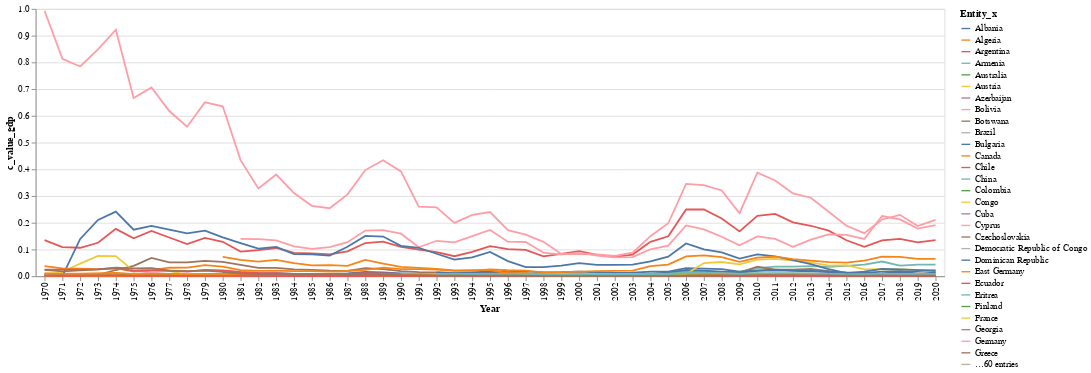

The notebook cell this image was saved under:
### Code cell
alt.Chart(c_merge_gdp).mark_line().encode(
    x='Year',
    y='c_value_gdp',
    color='Entity_x',
    tooltip=['Entity_x', 'Year', 'c_value_gdp']
)

### Figure 1 — Vega-Lite specification as saved in the notebook (floating-point values rounded to 4 significant figures; data arrays with more than 128 entries replaced by an {"elided": "..."} marker saying what was removed)
{"config": {"view": {"continuousWidth": 300, "continuousHeight": 300}}, "data": {"name": "data-d90dd9514b34cdda13dddb002ff7611c"}, "mark": {"type": "line"}, "encoding": {"color": {"field": "Entity_x", "type": "nominal"}, "tooltip": [{"field": "Entity_x", "type": "nominal"}, {"field": "Year", "type": "nominal"}, {"field": "c_value_gdp", "type": "quantitative"}], "x": {"field": "Year", "type": "nominal"}, "y": {"field": "c_value_gdp", "type": "quantitative"}}, "$schema": "https://vega.github.io/schema/vega-lite/v5.20.1.json", "datasets": {"data-d90dd9514b34cdda13dddb002ff7611c": {"elided": "2750 records"}}}
